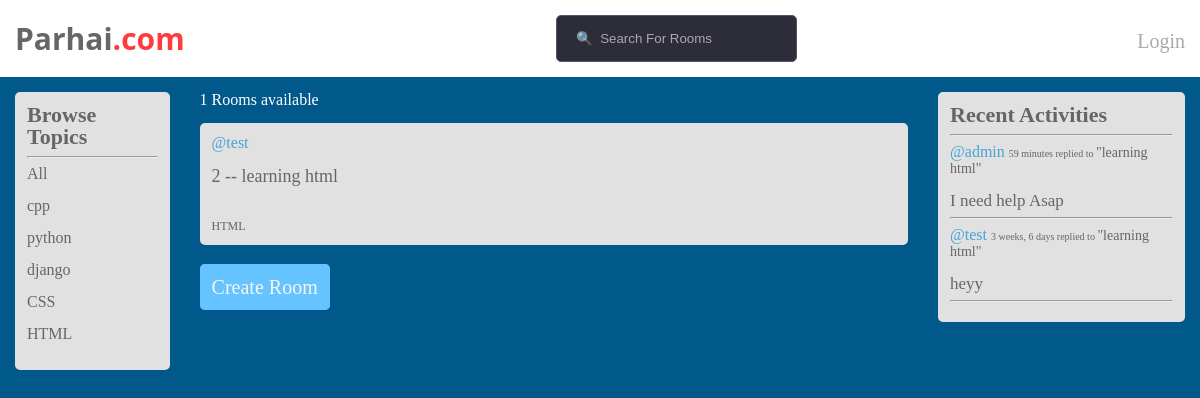
The app's page /?q=HTML with its own data.
### core/models.py (models this page shows, shortened)
class Topic(models.Model):
    text = models.CharField(max_length=200)

class Room(models.Model):
    host = models.ForeignKey(User, on_delete=models.SET_NULL, null=True)
    name = models.CharField(max_length=255)
    topic = models.ForeignKey(Topic, on_delete=models.SET_NULL, null=True)
    description = models.TextField(null=True, blank=True)
    participants = models.ManyToManyField(User, related_name='participants', blank=True)
    updated = models.DateTimeField(auto_now=True)
    created = models.DateTimeField(auto_now_add=True)
    class Meta:
        ordering = ['-updated', '-created']
    def __str__(self):
        return self.name

class Message(models.Model):
    user = models.ForeignKey(User, on_delete=models.CASCADE)
    room = models.ForeignKey(Room, on_delete=models.CASCADE)
    message = models.TextField()
    updated = models.DateTimeField(auto_now=True)
    created = models.DateTimeField(auto_now_add=True)
    class Meta:
        ordering = ['-updated', '-created']
    def __str__(self):
        return self.message[0:50]

### core/views.py (the view)
# urls.py: path('', views.index, name='index'),
def index(request):
    q = request.GET.get('q') if request.GET.get('q') != None else ''
    rooms = Room.objects.filter(
        Q(topic__text__icontains = q) |
        Q(name__icontains = q) |
        Q(description__icontains = q)
    )
    topics = Topic.objects.all()
    rooms_count = rooms.count()
    room_messages = Message.objects.filter(
        Q(room__topic__text__icontains = q)
    )
    context = {'rooms': rooms, 'topics': topics, 'room_count': rooms_count, 'room_messages': room_messages}
    return render(request, 'core/home.html', context)

### core/templates/core/home.html
{% extends 'index.html' %} {% block content %} {% load static %}
<link rel="stylesheet" href="{% static 'core/styles/style.css' %}" />
<div class="home-container">
  <div>{%include 'core/topiccomponents.html'%}</div>
  <div class="Create-room">
    <h5 class="cr">{{room_count}} Rooms available</h5>
    {%include 'core/feed.html'%}
    <br /><br />
    <a href="{% url 'create-room' %}" class="cr">Create Room</a>
  </div>
  <div>{% include 'core/activityfeed.html'%}</div>
</div>
{% endblock %}

### core/templates/core/topiccomponents.html
{% load static %}
<link rel="stylesheet" href="{% static 'core/styles/style.css' %}" />
<div class="browse-container">
  <h3 class="browse">Browse Topics</h3>
  <hr />
  <div>
    <a href="{% url 'index' %}">All</a>
  </div>
  <br />
  {% for topic in topics%}
  <div class="all-topics">
    <a href="{% url 'index' %}?q={{topic.text}}">{{topic.text}}</a>
  </div>
  <br />
  {% endfor%}
</div>

### core/templates/core/feed.html (shortened to what this page needs)
{% load static %}
<link rel="stylesheet" href="{% static 'core/styles/style.css' %}" />
<div>
  {% for i in rooms%}
  <div class="browse-container">
    <a href="{% url 'user-profile' i.host.id%}" class="uname"
      >@{{i.host.username}}</a
    ><br /><br />
    <h5>{{i.id}} -- <a href="{% url 'room' i.id %}">{{i.name}}</a></h5>
    <br />
    <br />
    <small class="topic-text">{{i.topic.text}}</small><br />
  </div>
  {% endfor %}
</div>

### core/templates/core/activityfeed.html (shortened to what this page needs)
{% load static %}
<link rel="stylesheet" href="{% static 'core/styles/style.css' %}" />
<div class="browse-container">
  <h3 class="browse">Recent Activities</h3>
  <hr />
  {% for i in room_messages%}
  <div class="activity">
    <a href="{% url 'user-profile' i.user.id%}" class="username">@{{i.user}}</a>
    <small>{{i.created|timesince}} replied to <span>"{{i.room}}"</span></small
    ><br /><br />
    <p>{{i}}</p>
    <hr />
  </div>
  {% endfor%}
</div>

### static/styles/main.css (style rules this page uses)
html, body, div, span, applet, object, iframe, h1, h2, h3, h4, h5, h6, p, blockquote, pre, a, abbr, acronym, address, big, cite, code, del, dfn, em, img, ins, kbd, q, s, samp, small, strike, strong, sub, sup, tt, var, b, u, i, center, dl, dt, dd, ol, ul, li, fieldset, form, label, legend, table, caption, tbody, tfoot, thead, tr, th, td, article, aside, canvas, details, embed, figure, figcaption, footer, header, hgroup, menu, nav, output, ruby, section, summary, time, mark, audio, video { margin: 0; padding: 0; border: 0; font-size: 100%; font: inherit; vertical-align: baseline; }
body { line-height: 1; }
body { background-color: #00588b; }

### core/static/core/styles/style.css (style rules this page uses)
.home-container { display: grid; grid-template-columns: 1fr 4fr 1.5fr; background-color: #00588b; }
.browse-container { border: 2px solid #e1e1e1; border-radius: 5px; margin-top: 15px; margin-left: 15px; margin-right: 15px; background-color: #e1e1e1; text-decoration: none; color: #666666; padding: 10px; }
.browse { font-size: 22px; font-weight: 600; }
.browse-container a { color: #666666; text-decoration: none; border-radius: 5px; }
.browse-container a.uname { color: #4ba3d6; }
.activity a.username { color: #4ba3d6; }
.activity small { font-size: 10px; }
.activity small span { font-size: 14px; }
.activity p { font-size: 17px; }
.browse-container h5 { font-weight: 500; font-size: 18px; }
.browse-container small.topic-text { font-size: 12px; }
.Create-room a.cr { color: whitesmoke; text-decoration: none; font-size: 20px; margin-left: 15px; border: 2px solid rgb(101, 196, 255); background-color: rgb(101, 196, 255); border-radius: 5px; padding: 10px; }
.Create-room h5.cr { color: white; display: inline-block; margin-left: 15px; margin-top: 15px; }

### records on screen
Topic: text "cpp"
Topic: text "python"
Topic: text "django"
Topic: text "CSS"
Topic: text "HTML"
Room: host.username "test", id "2", name "learning html", topic.text "HTML"
Message: user "admin", created "59 minutes", room "learning html", message "I need help Asap"
Message: user "test", created "3 weeks, 6 days", room "learning html", message "heyy"

### other values on screen
{{ room_count }} "1"
